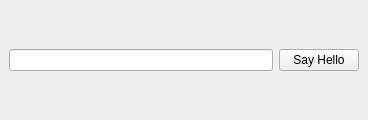
<?xml version="1.0" encoding="UTF-8"?>
<ui version="4.0">
 <class>MainWindow</class>
 <widget class="QMainWindow" name="MainWindow">
  <property name="geometry">
   <rect>
    <x>0</x>
    <y>0</y>
    <width>368</width>
    <height>120</height>
   </rect>
  </property>
  <property name="windowTitle">
   <string>MainWindow</string>
  </property>
  <widget class="QWidget" name="centralwidget">
   <layout class="QGridLayout" name="gridLayout">
    <item row="1" column="0">
     <widget class="QLineEdit" name="nameLineEdit"/>
    </item>
    <item row="1" column="1">
     <widget class="QPushButton" name="helloWorldButton">
      <property name="text">
       <string>Say Hello</string>
      </property>
     </widget>
    </item>
   </layout>
  </widget>
 </widget>
 <resources/>
 <connections>
  <connection>
   <sender>nameLineEdit</sender>
   <signal>returnPressed()</signal>
   <receiver>helloWorldButton</receiver>
   <slot>click()</slot>
   <hints>
    <hint type="sourcelabel">
     <x>135</x>
     <y>59</y>
    </hint>
    <hint type="destinationlabel">
     <x>312</x>
     <y>60</y>
    </hint>
   </hints>
  </connection>
 </connections>
</ui>
